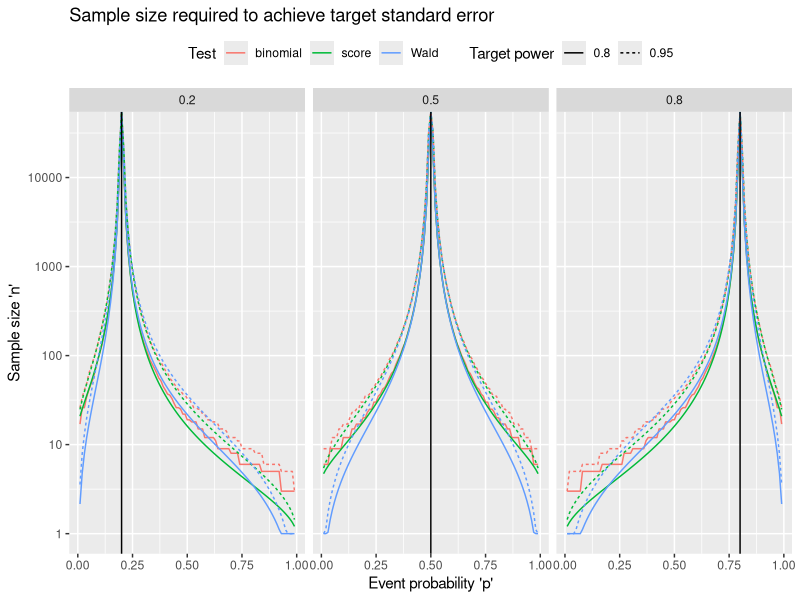

The R source for this figure:
## ---- chunk 1
#' Calculate power for given sample size, or vice versa. Exactly one of 'n' and 'power' has to be NULL
#' p0 - null hypothesis event probability
#' p1 - alternative hypothesis event probability
#' n - sample size
#' power - power to reject the null hypothesis
#' sig.level - significance level of test
#' alternative - type of alternative hypothesis
#' test - type of test
power.1prop.test <- function(p, p0, n=NULL, power=NULL, sig.level=0.05, 
                             alternative=c("two.sided","less","greater"),
                             test = c("Wald","score","binomial")){
  if (is.null(power) + is.null(n) != 1){
    stop("Exactly one of 'n' and 'power' should be non-NULL")
  }
    
  alternative <- match.arg(alternative)
  sides <- ifelse(alternative=="two.sided", 2, 1)
  
  test <- match.arg(test)
  
  if (test == "binomial"){
    p.body.up <- quote({
      ba <- qbinom(sig.level/sides, size = n, prob=p0, lower.tail=FALSE)
      pbinom(ba, size=n, prob=p, lower.tail = FALSE)})
    p.body.lo <- quote({
      ba <- qbinom(sig.level/sides, size = n, prob=p0, lower.tail=TRUE)
      pbinom(ba-1, size=n, prob=p, lower.tail = TRUE)})
  } else {
    za <- qnorm(sig.level/sides, lower.tail = FALSE)
    vratio <- if (test == "score"){ sqrt(p0 * (1-p0) / (p * (1-p)))} else 1
    delta <- (p0 - p)/sqrt(p*(1-p)) 
    
    p.body.up  <- quote({
      pnorm(za * vratio + delta * sqrt(n), lower.tail = FALSE)
    })
    p.body.lo  <- quote({
      pnorm(-za * vratio + delta * sqrt(n), lower.tail = TRUE)
    })
  }
  
  p.body <- if (alternative=="two.sided")
    call("+", p.body.lo, p.body.up)
  else if (alternative=="greater")
    p.body.up
  else 
    p.body.lo
  
  
  if (is.null(power) & !is.null(n)){
    power <- eval(p.body)
  } else if (!is.null(power) & is.null(n)){
    if (test == "binomial"){
      n <- 1
      found <- FALSE
      while (!found & n <= 1e+7){
        n <- n+1
        pw <- eval(p.body)
        found <- (pw >= power) 
      }
      power <- pw
    } else {
      f <- function(n) {eval(p.body) - power}
      if (f(1) > 0){
        n <- 1
      } else {
        n <- uniroot(f, c(1, 1e+07), 
                    tol = .Machine$double.eps^0.25, extendInt = "upX")$root
      }
    }
  }

  METHOD <- paste(
    switch(test, Wald = "Wald z", score = "Score z", binomial = "Exact binomial"),
    "test power calculation")
    
  structure(list(n = n, p0 = p0, p = p, sig.level = sig.level, 
        power = power, alternative = alternative, note = "n is the number of independent samples", 
        method = METHOD), class = "power.htest")
  
}

## ---- chunk 2
# set vector of 'p0', 'p' & 'power' values to explore
p0 <- c(0.2, 0.5, 0.8)
p1 <- seq(0.01, 0.99, by=0.01) 
pw0 <- c(0.8, 0.95)
m0 <- c("Wald", "score", "binomial")
# Data set with varying 'p' and 'power'
pw_settings <- expand.grid(p = p1, p0=p0, power = pw0, method = m0,
                           stringsAsFactors = FALSE)
# Calculate 'n' for each combination
pw_settings$n <- sapply(1:nrow(pw_settings), 
  function(idx) 
    with(pw_settings,
         {if(p[idx] == p0[idx]) Inf else  
          power.1prop.test(p=p[idx], p0=p0[idx], power=power[idx],
                          test=method[idx])$n}))

library(ggplot2)
ggplot(pw_settings,
       aes(x = p, y = n, linetype = factor(power), color = method)) +
  facet_wrap(~p0) +
  geom_line() +
  geom_vline(aes(xintercept = p0)) +
  scale_color_discrete("Test") +
  scale_linetype_discrete("Target power") +
  xlab("Event probability 'p'") +
  ylab("Sample size 'n'") +
  ggtitle("Sample size required to achieve target standard error") +
  scale_y_log10() +
  theme(legend.position = "top")

